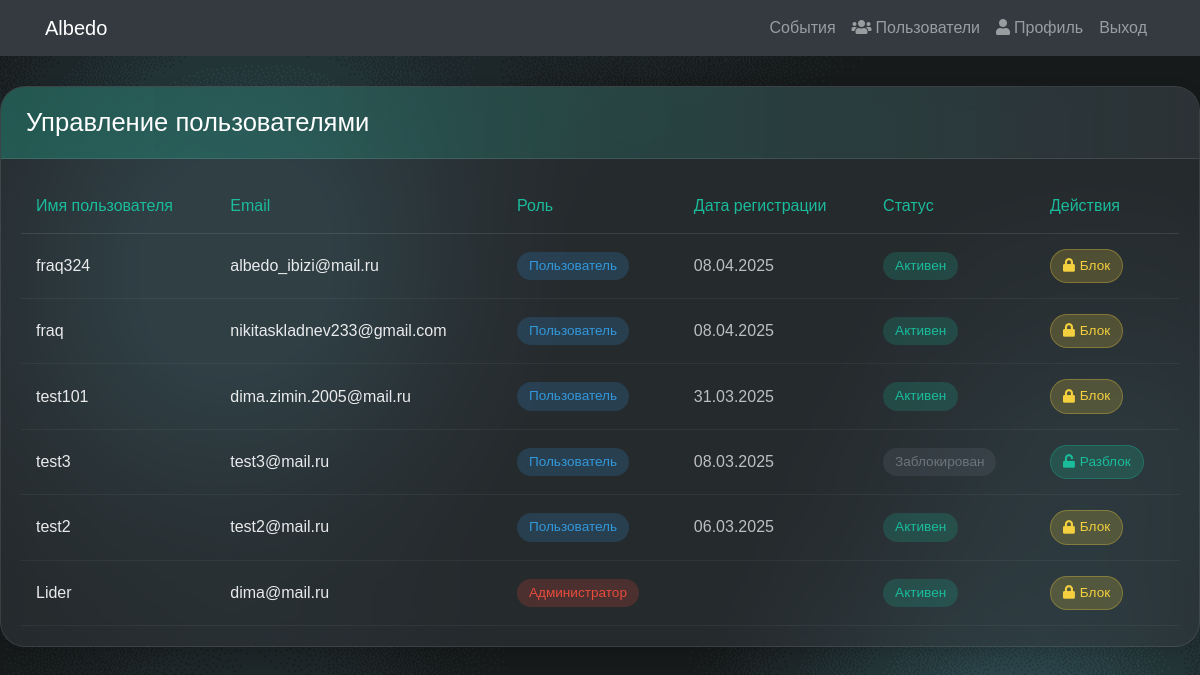
Page /users/ (signed in) on the earlier database version.
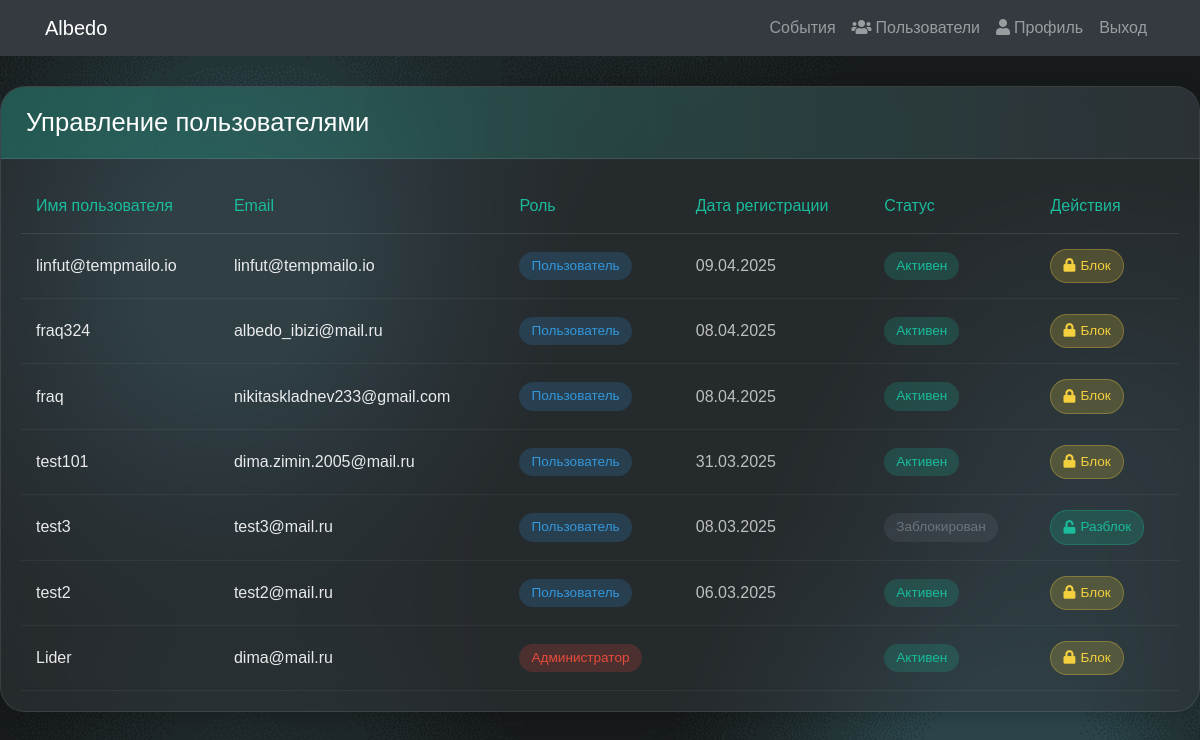
Same page on the later database version.
### albedo/models.py (models this page shows, shortened)
class User(AbstractUser):
    ROLE_CHOICES = (
        ('user', 'Пользователь'),
        ('admin', 'Администратор'),
    )
    email = models.EmailField(unique=True)
    role = models.CharField(max_length=5, choices=ROLE_CHOICES, default='user')
    active = models.BooleanField(default=True)
    USERNAME_FIELD = 'username'
    REQUIRED_FIELDS = ['email']
    def get_role_display(self):
        return dict(self.ROLE_CHOICES).get(self.role, 'Неизвестно')

### albedo/views.py (the view)
# urls.py: path('users/', views.user_list, name='user_list'),
@login_required
def user_list(request):
    if not is_admin(request.user):
        messages.error(request, 'У вас нет доступа к этой странице.')
        return redirect('home')
    users = User.objects.all().order_by('-date_joined')
    return render(request, 'albedo/user_list.html', {'users': users})

### albedo/views.py (called while the page is built)
def is_admin(user):
    return user.is_authenticated and user.role == 'admin'

### albedo/templates/albedo/user_list.html (shortened to what the changed rows need)
{% extends 'albedo/base.html' %}
{% load static %}
{% block content %}
<div style="padding-top: 30px; max-width: 1200px; margin: 0 auto;">
    <div style="background-color: rgba(52, 58, 64, 0.5); border-radius: 25px; overflow: hidden; backdrop-filter: blur(12px); border: 1px solid rgba(255,255,255,0.1); box-shadow: 0 5px 15px rgba(0,0,0,0.15);">
        <div style="padding: 20px; overflow-x: auto;">
            <table style="width: 100%; border-collapse: collapse;">
                <thead>
                    <tr style="border-bottom: 1px solid rgba(255,255,255,0.1);">
                        <th style="padding: 15px; text-align: left; color: #1ABC9C; font-weight: 400;">Имя пользователя</th>
                        <th style="padding: 15px; text-align: left; color: #1ABC9C; font-weight: 400; display: none; display: table-cell;">Email</th>
                        <th style="padding: 15px; text-align: left; color: #1ABC9C; font-weight: 400;">Роль</th>
                        <th style="padding: 15px; text-align: left; color: #1ABC9C; font-weight: 400; display: none; display: table-cell;">Дата регистрации</th>
                        <th style="padding: 15px; text-align: left; color: #1ABC9C; font-weight: 400;">Статус</th>
                        <th style="padding: 15px; text-align: left; color: #1ABC9C; font-weight: 400;">Действия</th>
                    </tr>
                </thead>
                <tbody>
                    {% for user_item in users %}
                    <tr style="border-bottom: 1px solid rgba(255,255,255,0.05); transition: background-color 0.3s ease;">
                        <td style="padding: 15px; color: rgba(255,255,255,0.9);">
                            {{ user_item.username }}
                        </td>
                        <td style="padding: 15px; color: rgba(255,255,255,0.9); display: none; display: table-cell;">{{ user_item.email }}</td>
                        <td style="padding: 15px;">
                            <span style="display: inline-block; padding: 4px 12px; border-radius: 20px; font-size: 0.85rem; background-color: {% if user_item.role == 'admin' %}rgba(231, 76, 60, 0.2){% else %}rgba(52, 152, 219, 0.2){% endif %}; color: {% if user_item.role == 'admin' %}#E74C3C{% else %}#3498db{% endif %};">
                                {{ user_item.get_role_display }}
                            </span>
                        </td>
                        <td style="padding: 15px; color: rgba(255,255,255,0.7); display: none; display: table-cell;">{{ user_item.date_joined|date:"d.m.Y" }}</td>
                        <td style="padding: 15px;">
                            <span style="display: inline-block; padding: 4px 12px; border-radius: 20px; font-size: 0.85rem; background-color: {% if user_item.active %}rgba(26, 188, 156, 0.2){% else %}rgba(108, 117, 125, 0.2){% endif %}; color: {% if user_item.active %}#1ABC9C{% else %}#6c757d{% endif %};">
                                {% if user_item.active %}Активен{% else %}Заблокирован{% endif %}
                            </span>
                        </td>
                        <td style="padding: 15px;">
                            {% if user_item.role != 'admin' or user.username == user_item.username %}
                            <a href="{% url 'toggle_user_status' user_item.id %}" style="display: inline-flex; align-items: center; padding: 6px 12px; border-radius: 20px; text-decoration: none; font-size: 0.85rem; transition: all 0.3s ease; background-color: {% if user_item.active %}rgba(244, 208, 63, 0.2){% else %}rgba(26, 188, 156, 0.2){% endif %}; color: {% if user_item.active %}#f4d03f{% else %}#1ABC9C{% endif %}; border: 1px solid {% if user_item.active %}rgba(244, 208, 63, 0.3){% else %}rgba(26, 188, 156, 0.3){% endif %};">
                                <i class="fas {% if user_item.active %}fa-lock{% else %}fa-unlock{% endif %}" style="margin-right: 5px;"></i>
                                <span style="display: none; display: inline;">{% if user_item.active %}Блок{% else %}Разблок{% endif %}</span>
                            </a>
                            {% endif %}
                        </td>
                    </tr>
                    {% empty %}
                    <tr>
                        <td colspan="6" style="padding: 30px; text-align: center; color: rgba(255,255,255,0.7);">Пользователей не найдено</td>
                    </tr>
                    {% endfor %}
                </tbody>
            </table>
        </div>
    </div>
</div>
<link href="https://cdnjs.cloudflare.com/ajax/libs/font-awesome/5.15.4/css/all.min.css" rel="stylesheet">
{% endblock %}

Differences in the rows shown:
added User: username "linfut@tempmailo.io", email "linfut@tempmailo.io", role "Пользователь", date_joined "09.04.2025", active "Активен"
